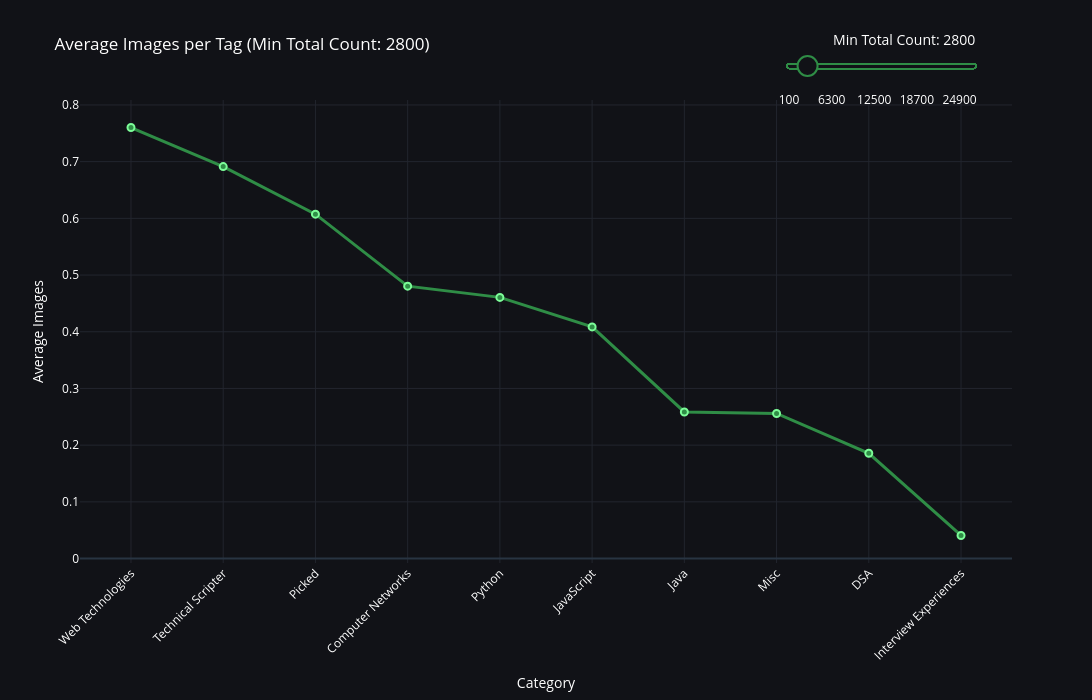

Notebook cell for this chart:
### Code cell
import plotly.graph_objects as go
import pandas as pd

# Average images per category
plot_df = (
    df.groupby("clean_tags")
      .agg(
          avg_images=("no_of_images", "mean"),
          app_count=("clean_tags", "size")
      )
      .sort_values("avg_images", ascending=False)
      .reset_index()
)

thresholds = list(range(100, int(plot_df["app_count"].max()) + 100, 100))

fig = go.Figure()

# Create one trace for each threshold
for t in thresholds:

    filtered = plot_df[plot_df["app_count"] >= t]

    fig.add_trace(
        go.Scatter(
            x=filtered["clean_tags"],
            y=filtered["avg_images"],
            mode="lines+markers",
            line=dict(color="#2F8D46", width=3),
            marker=dict(
                size=7,
                color="#2F8D46",
                line=dict(color="#7CFC98", width=2)
            ),
            visible=False,
            hovertemplate="<b>%{x}</b><br>Average Images: %{y:.2f}<extra></extra>"
        )
    )

# Make first trace visible
fig.data[0].visible = True

# Slider
sliders = [dict(
    active=0,
    currentvalue={
        "prefix": "Min Total Count: ",
        "font": {"size": 14, "color": "white"},
        "xanchor": "right"
    },
    steps=steps,

    # Position
    x=0.75,          # Move to the right (0 to 1)
    y=1.18,          # Move above the plot
    len=0.22,        # Slider length

    xanchor="left",
    yanchor="top",

    pad={"t": 10, "b": 10},

    bgcolor="#111217",
    bordercolor="#2F8D46",
    borderwidth=2
)]

fig.update_layout(

    sliders=sliders,

    template="plotly_dark",
    paper_bgcolor="#111217",
    plot_bgcolor="#111217",

    width=1500,
    height=700,

    title="Average Images per Tag",

    font=dict(color="white"),

    xaxis=dict(
        title="Category",
        tickangle=-45,
        showgrid=True,
        gridcolor="#22252E"
    ),

    yaxis=dict(
        title="Average Images",
        showgrid=True,
        gridcolor="#22252E"
    ),

    hovermode="x unified"
)

fig.show()
